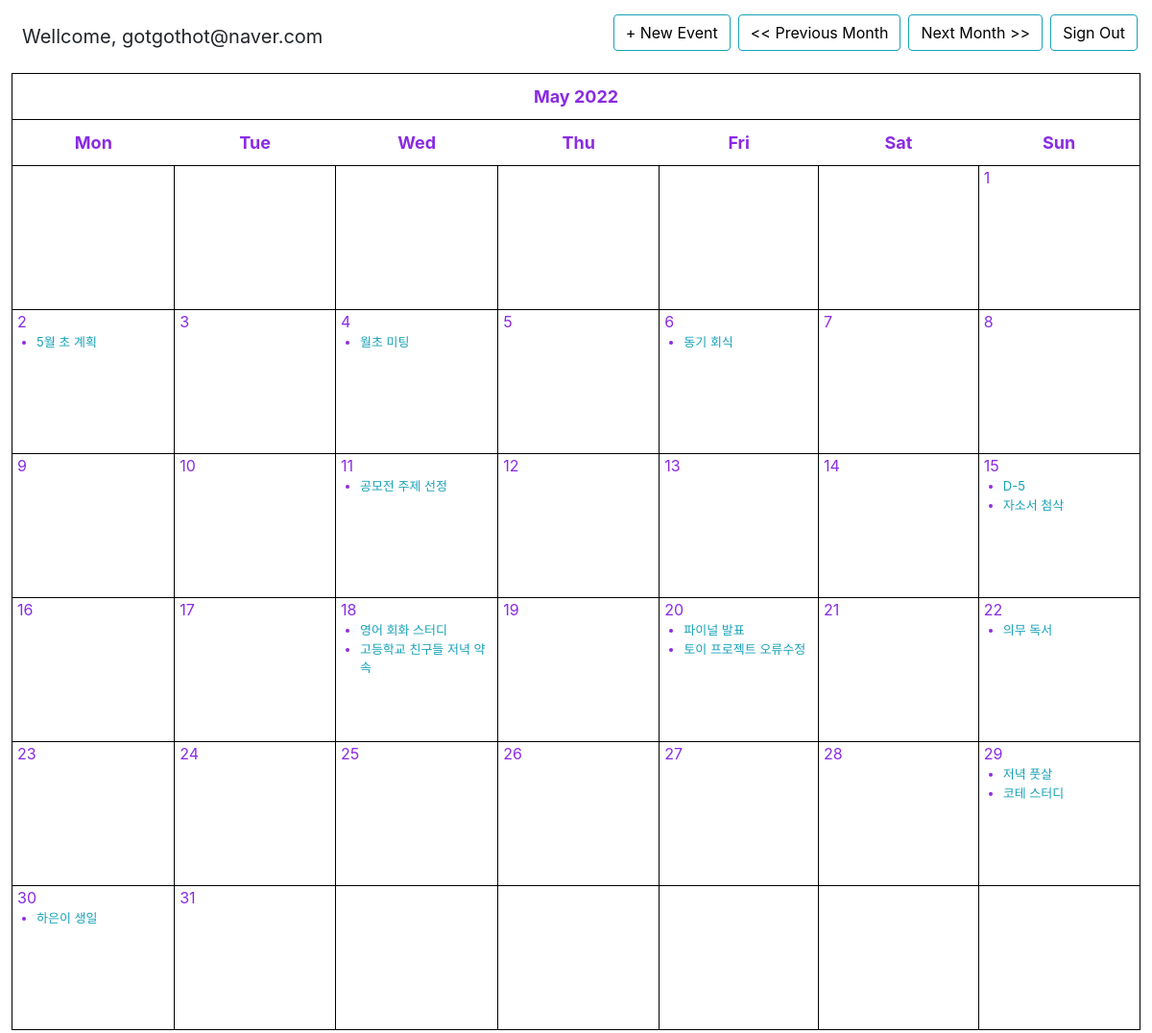
Screenshot of /calender/calenders/ (signed in) with the database file from the repository.
### accounts/models/user.py (models this page shows)
class User(AbstractBaseUser, PermissionsMixin):
    email = models.EmailField(
        _("Email Address"),
        max_length=255,
        unique=True,
        help_text="Ex: example@example.com",
    )
    is_staff = models.BooleanField(_("Staff status"), default=False)
    is_active = models.BooleanField(_("Active"), default=True)
    date_joined = models.DateTimeField(_("Date Joined"), auto_now_add=True)
    last_updated = models.DateTimeField(_("Last Updated"), auto_now=True)
    objects = UserManager()
    USERNAME_FIELD = "email"
    def __str__(self):
        return self.email

### calendarapp/models/event.py (models this page shows, shortened)
class Event(EventAbstract):
    user = models.ForeignKey(
        User, on_delete=models.CASCADE, related_name="events")
    title = models.CharField(max_length=200, unique=True)
    description = models.TextField()
    start_time = models.DateTimeField()
    end_time = models.DateTimeField()
    objects = EventManager()
    @property
    def get_html_url(self):
        url = reverse("calendarapp:event-detail", args=(self.id,))
        return f'<a href="{url}"> {self.title} </a>'

### calendarapp/views/other_views.py (the view)
# urls.py: path("calenders/", views.CalendarView.as_view(), name="calendars"),
class CalendarView(LoginRequiredMixin, generic.ListView):
    login_url = "accounts:signin"
    model = Event
    template_name = "calendar.html"
    def get_context_data(self, **kwargs):
        context = super().get_context_data(**kwargs)
        d = get_date(self.request.GET.get("month", None))
        cal = Calendar(d.year, d.month)
        html_cal = cal.formatmonth(withyear=True)
        context["calendar"] = mark_safe(html_cal)
        context["prev_month"] = prev_month(d)
        context["next_month"] = next_month(d)
        return context

### calendarapp/utils.py (called while the page is built)
    def formatday(self, day, events):
        events_per_day = events.filter(start_time__day=day)
        d = ""
        for event in events_per_day:
            d += f"<li> {event.get_html_url} </li>"
        if day != 0:
            return f"<td><span class='date'>{day}</span><ul> {d} </ul></td>"
        return "<td></td>"

    def formatweek(self, theweek, events):
        week = ""
        for d, weekday in theweek:
            week += self.formatday(d, events)
        return f"<tr> {week} </tr>"

    def formatmonth(self, withyear=True):
        events = Event.objects.filter(
            start_time__year=self.year, start_time__month=self.month
        )
        cal = (
            '<table border="0" cellpadding="0" cellspacing="0" class="calendar">\n'
        )  # noqa
        cal += (
            f"{self.formatmonthname(self.year, self.month, withyear=withyear)}\n"
        )  # noqa
        cal += f"{self.formatweekheader()}\n"
        for week in self.monthdays2calendar(self.year, self.month):
            cal += f"{self.formatweek(week, events)}\n"
        return cal

### calendarapp/views/other_views.py (called while the page is built)
def get_date(req_day):
    if req_day:
        year, month = (int(x) for x in req_day.split("-"))
        return date(year, month, day=1)
    return datetime.today()

def prev_month(d):
    first = d.replace(day=1)
    prev_month = first - timedelta(days=1)
    month = "month=" + str(prev_month.year) + "-" + str(prev_month.month)
    return month

def next_month(d):
    days_in_month = calendar.monthrange(d.year, d.month)[1]
    last = d.replace(day=days_in_month)
    next_month = last + timedelta(days=1)
    month = "month=" + str(next_month.year) + "-" + str(next_month.month)
    return month

### calendarapp/templates/calendar.html
{% extends 'base.html' %}
{% block content %}
<div class="clearfix">
    <span class="left m-2" style="font-size: 20px;">Wellcome, {{ request.user }}</span>
    <a class="btn btn-info right" href="{% url 'accounts:signout' %}"> Sign Out</a>
	<a class="btn btn-info right mr-2" href="{% url 'calendarapp:calendar' %}?{{ next_month }} "> Next Month >> </a>
    <a class="btn btn-info right mr-2" href="{% url 'calendarapp:calendar' %}?{{ prev_month }}"> << Previous Month </a>
    <a class="btn btn-info right mr-2" href="{% url 'calendarapp:event_new' %}"> + New Event </a>
</div>
<div style="color: blueviolet;">
    {{ calendar }}
</div>
{% endblock %}

### calendarapp/static/css/calender.css (style rules this page uses)
.calendar { width: 98%; margin: auto; font-size: 13px; }
.calendar tr, .calendar td { border: 1px solid black; }
.calendar th { padding: 10px; text-align: center; font-size: 18px; }
.calendar td { width: 200px; height: 150px; padding: 20px 0px 0px 5px; }
.month { font-size: 25px; }
.date { font-size: 16px; }
ul { height: 100%; padding: 0px 5px 0px 20px; }
a { color: #17a2b8; }
.left { float: left; }
.right { float: right; }
.btn { outline: none; color: black; background-color: transparent; box-shadow: 0 0 0 0; }
.clearfix { margin: 15px; }

### rows the page displays
User: user "gotgothot@naver.com"
Event: title "May 2022 Mon Tue Wed Thu Fri Sat Sun 1 2 5월 초 계획 3 4 월초 미팅 5 6 동기 회식 7 8 9 10 11 공모전 주제 선정 12 13 14 15 D-5 자소서 첨삭 16 17 18 영어 회화 스터디 고등학교 친구들 저녁 약속 19 20 파이널 발표 토이 프로젝트 오류수정 21 22 의무 독서 23 24 25 26 27 28 29 저녁 풋살 코테 스터디 30 하은이 생일 31"
